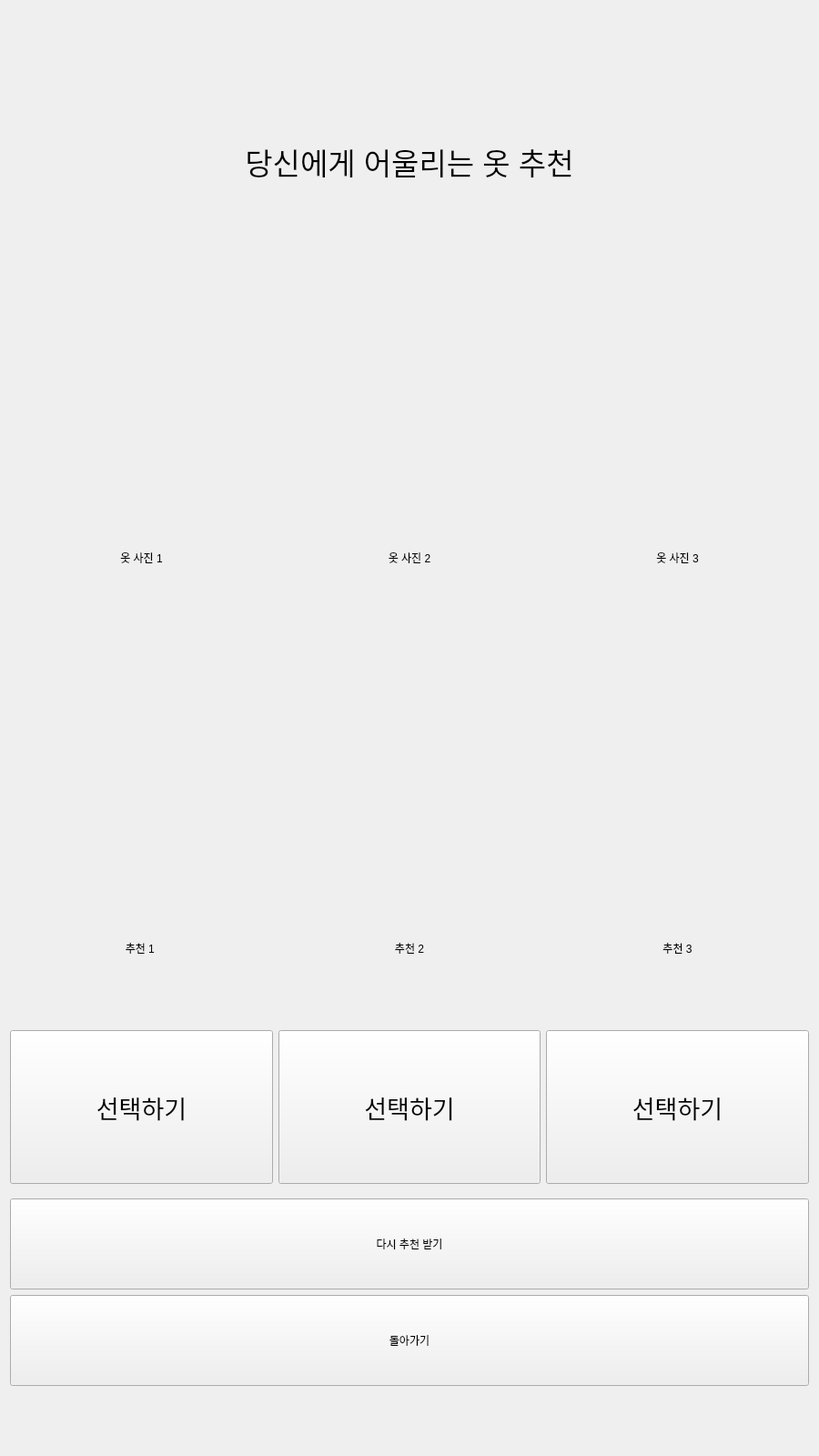
<?xml version="1.0" encoding="UTF-8"?>
<ui version="4.0">
 <class>Third_Window</class>
 <widget class="QWidget" name="Third_Window">
  <property name="geometry">
   <rect>
    <x>0</x>
    <y>0</y>
    <width>900</width>
    <height>1600</height>
   </rect>
  </property>
  <property name="minimumSize">
   <size>
    <width>900</width>
    <height>1600</height>
   </size>
  </property>
  <property name="maximumSize">
   <size>
    <width>900</width>
    <height>1600</height>
   </size>
  </property>
  <property name="windowTitle">
   <string>Form</string>
  </property>
  <layout class="QVBoxLayout" name="verticalLayout_4">
   <item>
    <layout class="QVBoxLayout" name="verticalLayout_3" stretch="1,4,2">
     <item>
      <layout class="QVBoxLayout" name="verticalLayout_8" stretch="0,0">
       <item>
        <widget class="QLabel" name="label">
         <property name="minimumSize">
          <size>
           <width>0</width>
           <height>70</height>
          </size>
         </property>
         <property name="maximumSize">
          <size>
           <width>16777215</width>
           <height>70</height>
          </size>
         </property>
         <property name="text">
          <string/>
         </property>
         <property name="pixmap">
          <pixmap>backup/temp2/배경이미지.png</pixmap>
         </property>
         <property name="alignment">
          <set>Qt::AlignCenter</set>
         </property>
        </widget>
       </item>
       <item>
        <widget class="QLabel" name="label_2">
         <property name="maximumSize">
          <size>
           <width>16777215</width>
           <height>200</height>
          </size>
         </property>
         <property name="font">
          <font>
           <pointsize>25</pointsize>
          </font>
         </property>
         <property name="contextMenuPolicy">
          <enum>Qt::DefaultContextMenu</enum>
         </property>
         <property name="layoutDirection">
          <enum>Qt::LeftToRight</enum>
         </property>
         <property name="frameShape">
          <enum>QFrame::NoFrame</enum>
         </property>
         <property name="text">
          <string>당신에게 어울리는 옷 추천</string>
         </property>
         <property name="alignment">
          <set>Qt::AlignCenter</set>
         </property>
         <property name="wordWrap">
          <bool>true</bool>
         </property>
        </widget>
       </item>
      </layout>
     </item>
     <item>
      <layout class="QHBoxLayout" name="horizontalLayout" stretch="1,1,1">
       <item>
        <layout class="QVBoxLayout" name="verticalLayout_17" stretch="4,1,1">
         <item>
          <widget class="QLabel" name="cloth1">
           <property name="maximumSize">
            <size>
             <width>300</width>
             <height>16777215</height>
            </size>
           </property>
           <property name="text">
            <string>옷 사진 1</string>
           </property>
           <property name="alignment">
            <set>Qt::AlignCenter</set>
           </property>
          </widget>
         </item>
         <item>
          <widget class="QLabel" name="label_9">
           <property name="text">
            <string>추천 1 </string>
           </property>
           <property name="alignment">
            <set>Qt::AlignCenter</set>
           </property>
          </widget>
         </item>
         <item>
          <widget class="QPushButton" name="cloth1_select">
           <property name="sizePolicy">
            <sizepolicy hsizetype="Preferred" vsizetype="Preferred">
             <horstretch>0</horstretch>
             <verstretch>0</verstretch>
            </sizepolicy>
           </property>
           <property name="font">
            <font>
             <pointsize>20</pointsize>
            </font>
           </property>
           <property name="text">
            <string>선택하기</string>
           </property>
          </widget>
         </item>
        </layout>
       </item>
       <item>
        <layout class="QVBoxLayout" name="verticalLayout_16" stretch="4,1,1">
         <item>
          <widget class="QLabel" name="cloth2">
           <property name="text">
            <string>옷 사진 2</string>
           </property>
           <property name="alignment">
            <set>Qt::AlignCenter</set>
           </property>
          </widget>
         </item>
         <item>
          <widget class="QLabel" name="label_11">
           <property name="text">
            <string>추천 2</string>
           </property>
           <property name="alignment">
            <set>Qt::AlignCenter</set>
           </property>
          </widget>
         </item>
         <item>
          <widget class="QPushButton" name="cloth2_select">
           <property name="sizePolicy">
            <sizepolicy hsizetype="Preferred" vsizetype="Preferred">
             <horstretch>0</horstretch>
             <verstretch>0</verstretch>
            </sizepolicy>
           </property>
           <property name="font">
            <font>
             <pointsize>20</pointsize>
            </font>
           </property>
           <property name="text">
            <string>선택하기</string>
           </property>
          </widget>
         </item>
        </layout>
       </item>
       <item>
        <layout class="QVBoxLayout" name="verticalLayout_15" stretch="4,1,1">
         <item>
          <widget class="QLabel" name="cloth3">
           <property name="text">
            <string>옷 사진 3</string>
           </property>
           <property name="alignment">
            <set>Qt::AlignCenter</set>
           </property>
          </widget>
         </item>
         <item>
          <widget class="QLabel" name="label_7">
           <property name="text">
            <string>추천 3</string>
           </property>
           <property name="alignment">
            <set>Qt::AlignCenter</set>
           </property>
          </widget>
         </item>
         <item>
          <widget class="QPushButton" name="cloth3_select">
           <property name="sizePolicy">
            <sizepolicy hsizetype="Preferred" vsizetype="Preferred">
             <horstretch>0</horstretch>
             <verstretch>0</verstretch>
            </sizepolicy>
           </property>
           <property name="font">
            <font>
             <pointsize>20</pointsize>
            </font>
           </property>
           <property name="text">
            <string>선택하기</string>
           </property>
          </widget>
         </item>
        </layout>
       </item>
      </layout>
     </item>
     <item>
      <layout class="QVBoxLayout" name="verticalLayout_10" stretch="0,0,0">
       <item>
        <widget class="QPushButton" name="recommend">
         <property name="sizePolicy">
          <sizepolicy hsizetype="Preferred" vsizetype="Preferred">
           <horstretch>0</horstretch>
           <verstretch>0</verstretch>
          </sizepolicy>
         </property>
         <property name="minimumSize">
          <size>
           <width>0</width>
           <height>100</height>
          </size>
         </property>
         <property name="maximumSize">
          <size>
           <width>16777215</width>
           <height>80</height>
          </size>
         </property>
         <property name="text">
          <string>다시 추천 받기</string>
         </property>
        </widget>
       </item>
       <item>
        <widget class="QPushButton" name="back">
         <property name="sizePolicy">
          <sizepolicy hsizetype="Preferred" vsizetype="Preferred">
           <horstretch>0</horstretch>
           <verstretch>0</verstretch>
          </sizepolicy>
         </property>
         <property name="minimumSize">
          <size>
           <width>0</width>
           <height>100</height>
          </size>
         </property>
         <property name="maximumSize">
          <size>
           <width>16777215</width>
           <height>80</height>
          </size>
         </property>
         <property name="text">
          <string>돌아가기</string>
         </property>
        </widget>
       </item>
       <item>
        <widget class="QLabel" name="label_3">
         <property name="minimumSize">
          <size>
           <width>0</width>
           <height>70</height>
          </size>
         </property>
         <property name="maximumSize">
          <size>
           <width>16777215</width>
           <height>70</height>
          </size>
         </property>
         <property name="text">
          <string/>
         </property>
         <property name="pixmap">
          <pixmap>backup/temp2/배경이미지.png</pixmap>
         </property>
         <property name="alignment">
          <set>Qt::AlignCenter</set>
         </property>
        </widget>
       </item>
      </layout>
     </item>
    </layout>
   </item>
  </layout>
 </widget>
 <resources/>
 <connections/>
</ui>
